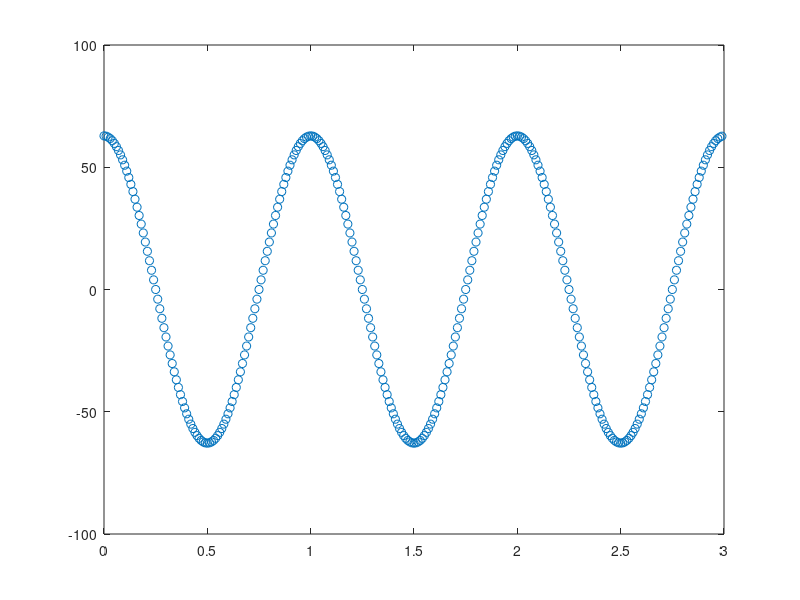
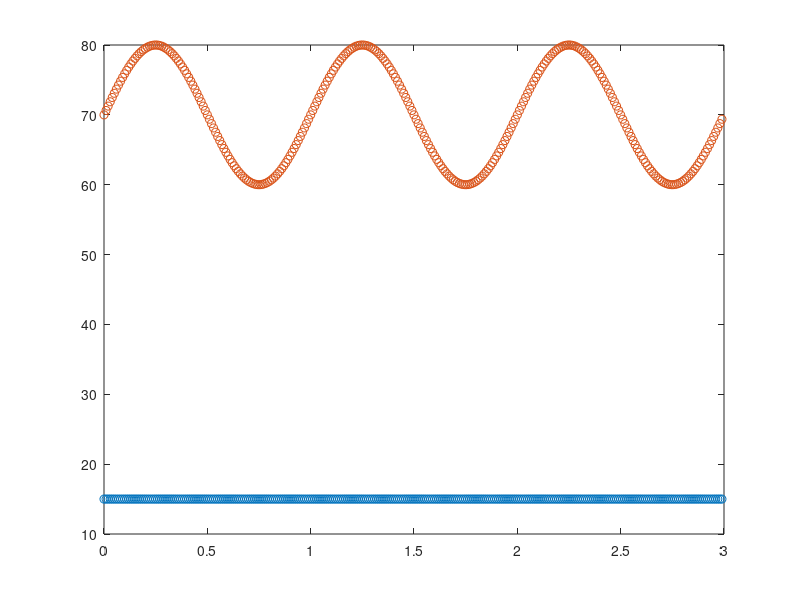

The MATLAB script that drew these images, in order: (Note: this script raises an error after producing the figures.)
clear all
close all


Fs=100;Ts=1/Fs;N=300
k=0:N-1;
td=k*Ts;
w=2*pi
v0=10;
vy=(v0*w)*cos(w*td);
figure(1)
plot(td,vy,'o')
v1=[zeros(1,N);vy];
v2=[zeros(1,N);zeros(1,N)];
v3=[zeros(1,N);zeros(1,N)];
v21=v1-v2;
v31=v1-v3;
v13=-v31;
v23=v3-v2;
%velocidad del movil 1, y corresponde a la velocidad relativa de 1 respecto 3 y de 1 respecto 2.
%solo tiebe componente en x pues se considera la bisectriz del triangulo que esta alineada con el eje x
%siendo la velocidad de 3 respecto a 2 igual a cero dadao que los dos estan quietos
%%
A=v0;
p0=70;
p1_y=p0+A*sin(w*td);
p1_x=linspace(15,15,N);
p1=[p1_x;p1_y];
figure(2)
plot(td,p1,'o')
%%
b=30%cm distancia entre robots o markers de la base del triangulo isosceles
h=p1_y;%altura del triangulo
a=sqrt(h.^2+ (b/2)^2);%lados iguales del triangulo isosceles
p2_y=zeros(1,N);
p2_x=linspace(30,30,N);
p3_x=zeros(1,N);
p3_y=zeros(1,N);

p2=[p2_x;p2_y];
p3=[p3_x;p3_y];

p12=p2-p1;
p31=p1-p3;
p23=p3-p2;
p13=-p31;
p21=-p12;
l12=[1:N];
l31=[1:N];
l23=[1:N];
%norm of vectors
for i=1:N
    l12(i)=sqrt(p12(1,i)^2+p12(2,i)^2);
    l31(i)=sqrt(p31(1,i)^2+p31(2,i)^2);
    l23(i)=sqrt(p23(1,i)^2+p23(2,i)^2);
end

b12=p12./l12;
b21=-b12;
b31=p31./l31;
b13=-b31;
b23=p23./l23;
b32=-b23;
%angle compute
rot90=rot(pi/2);
b21p=rot90*b21;
b12p=rot90*b12;
b31p=rot90*b31;
b13p=rot90*b13;
b23p=rot90*b23;
b32p=rot90*b32;
alpha123=[1,N];
alpha312=[1,N];
alpha231=[1,N];
for i=1:N
    if b12([1 2],i)'*b13p([1 2],i)>=0
        alpha312(i)=acos(b12([1 2],i)'*b13([1 2],i));
    else
        alpha312(i)=2*pi- acos(b12([1 2],i)'*b13([1 2],i));
    end
    
    if b23([1 2],i)'*b21p([1 2],i)>=0
        alpha123(i)=acos(b23([1 2],i)'*b21([1 2],i));
    else
        alpha123(i)=2*pi- acos(b23([1 2],i)'*b21([1 2],i));
    end
    
    if b31([1 2],i)'*b32p([1 2],i)>=0
        alpha231(i)=acos(b31([1 2],i)'*b32([1 2],i));
    else
        alpha231(i)=2*pi- acos(b31([1 2],i)'*b32([1 2],i));
    end
end

Dalpha123=diff(alpha123)./Ts;
Dalpha312=diff(alpha312)./Ts;
Dalpha231=diff(alpha231)./Ts;
%%

for i=2:N
 
    if Dalpha312(i-1) ~= 0
        m2_21=M2_21(alpha123(i),alpha312(i),alpha231(i),Dalpha231(i-1),Dalpha123(i-1),Dalpha312(i-1));
        m2_12=M2_12(alpha123(i),alpha312(i),Dalpha123(i-1),Dalpha312(i-1));
        m2_123=M2_123(alpha123(i),alpha231(i),Dalpha123(i-1),Dalpha231(i-1),m2_12,m2_21);
        M2_123_inv=inv(m2_123);
        pn=m2_123\[sin(alpha123(i)).*(rot(alpha312(i)))'*v21([1 2],i) - sin(alpha231(i)).*v31([1 2],i);sin(alpha312(i)).*(rot(alpha231(i)))'*(v13([1 2],i))-sin(alpha123(i)).*v23([1 2],i)];
        a1=sqrt(pn(1)^2+pn(2)^2);
    end
end

%%
%ecuacion 21 teorema 2
close all
figure
k=10
p13p21_hat=zeros(4,1);
for i=2:N

    m2_21=M2_21(alpha123(i),alpha312(i),alpha231(i),Dalpha231(i-1),Dalpha123(i-1),Dalpha312(i-1));
    m2_12=M2_12(alpha123(i),alpha312(i),Dalpha123(i-1),Dalpha312(i-1));
    m2_123=M2_123(alpha123(i),alpha231(i),Dalpha123(i-1),Dalpha231(i-1),m2_12,m2_21);    
    p13p21_hat_dot=[v13([1 2],i);v21([1 2],i)]-k*(m2_123')*m2_123*p13p21_hat + k*(m2_123')* [sin(alpha123(i)).*(rot(alpha312(i))')*v21([1 2],i) - sin(alpha231(i)).*v31([1 2],i);
                                                                            sin(alpha312(i)).*(rot(alpha231(i))')*v13([1 2],i) - sin(alpha123(i))*v23([1 2],i)];
    p13p21_hat=p13p21_hat + p13p21_hat_dot*Ts;
    error=abs([p13([1 2],i);p21([1 2],i)])-abs(p13p21_hat);
    plot(error(1)); hold on
   

end